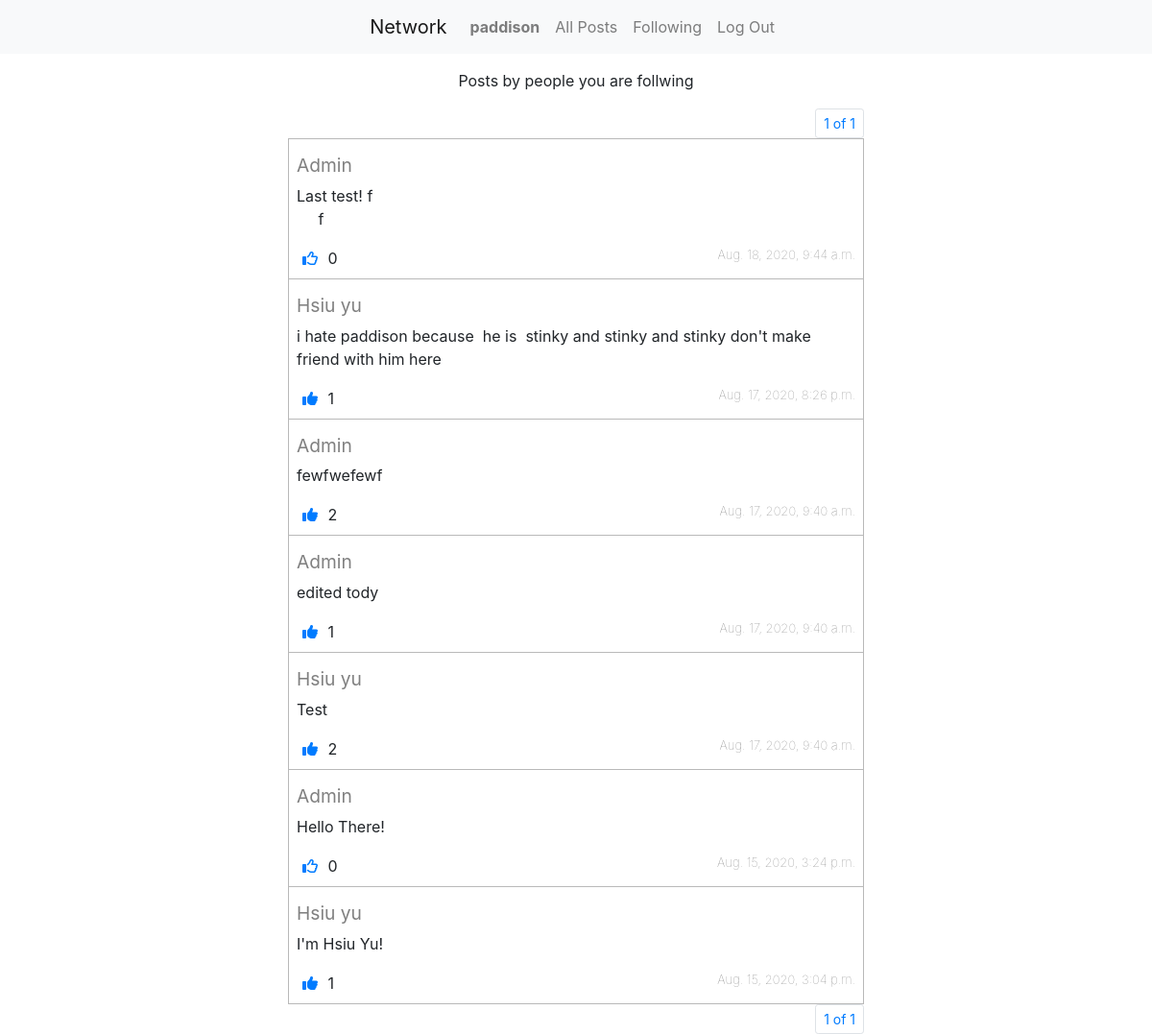
The app's page /follwing (signed in) with its own data.
### network/models.py (models this page shows, shortened)
class User(AbstractUser):
    def __str__(self):
        return self.username.capitalize()

class Post(models.Model):
    text = models.CharField(max_length=280)
    created_on = models.DateTimeField(auto_now_add=True)
    user = models.ForeignKey(User, on_delete=models.CASCADE, related_name='posts')
    class Meta:
        ordering = ['-created_on']
    def get_likes(self):
        return Likes.objects.filter(post=self.id).count()

### network/views.py (the view)
# urls.py: path("follwing", views.following, name="following"),
def following(request):
    posts = Post.objects.filter(user__followers__follower=request.user)
    paginator = Paginator(posts, 10)
    try:
        page_number = request.GET.get('page')
        page_obj = paginator.get_page(page_number)
    except:
        page_obj = paginator.get_page(1)
    try:
        likes = request.user.user.all().values_list('post', flat=True)
    except:
        likes = []
    return render(request, "network/following.html", {
        'page_obj': page_obj,
        'likes': likes
    })

### network/templates/network/following.html
{% extends "network/layout.html" %}
{% block body %}
    <p>Posts by people you are follwing</p>
    {% include "network/posts.html" %}
{% endblock %}

### network/templates/network/layout.html (shortened to what this page needs)
{% load static %}
<!DOCTYPE html>
<html lang="en">
    <head>
        <link rel="stylesheet" href="https://stackpath.bootstrapcdn.com/bootstrap/4.4.1/css/bootstrap.min.css">
        <link href="{% static 'network/styles.css' %}" rel="stylesheet">
    </head>
    <body>
        <nav class="navbar navbar-expand-sm navbar-light bg-light justify-content-center top-nav">
            <a class="navbar-brand" href="#">Network</a>
            <div>
              <ul class="navbar-nav mr-auto">
                {% if user.is_authenticated %}
                    <li class="nav-item">
                        <a class="nav-link" href="#"><strong>{{ user.username }}</strong></a>
                    </li>
                {% endif %}
                <li class="nav-item">
                  <a class="nav-link" href="{% url 'index' %}">All Posts</a>
                </li>
                {% if user.is_authenticated %}
                    <li class="nav-item">
                        <a class="nav-link" href="{% url 'following' %}">Following</a>
                    </li>
                    <li class="nav-item">
                        <a class="nav-link" href="{% url 'logout' %}">Log Out</a>
                    </li>
                {% endif %}
              </ul>
            </div>
          </nav>
        <div class="body">
            {% block body %}
            {% endblock %}
        </div>
    </body>
</html>

### network/templates/network/posts.html (shortened to what this page needs)
{% include "network/paginator.html" %}
{% for post in page_obj %}
    <div id='post{{ post.id }}' class='post-wrapper'>
        <div class='post-body'>
            <div class='post-title'>
                <a class='post-user navbar-brand' href="{% url 'user' post.user.id %}">{{ post.user }}</a>
            </div>
            <p id='text{{ post.id }}'class='post-text'>{{ post.text }}</p>
            <div class='post-footer'>
                <div class='likes-wrapper'>
                    {% if user.is_authenticated %}
                        {% if post.id in likes %}
                            <button class='like-btn' data-id='{{ post.id }}' type='button'><i class="fas fa-thumbs-up"></i></button>
                        {% else %}
                            <button class='like-btn' data-id='{{ post.id }}' type='button'><i class="far fa-thumbs-up"></i></button>
                        {% endif %}
                    {% else %}
                        <inline class='like-btn'><i class="far fa-thumbs-up"></i></inline>
                    {% endif %}
                    <inline id='like-count{{ post.id }}'>{{ post.get_likes }}</inline>
                </div>
                <div class='post-date'>{{ post.created_on}}</div>
            </div>
        </div>
    </div>
{% empty %}
    <p>No Posts so far</p>
{% endfor %}
{% include "network/paginator.html" %}

### network/static/network/styles.css (style rules this page uses)
html,body { height:100%; }
.body { display: flex; flex-direction: column; align-items: center; }
.post-wrapper { border: 1px solid rgb(185, 185, 185); box-sizing: border-box; display: block; width: 50%; min-width: 400px; margin-bottom: -1px; padding: 8px; min-height: 110px; }
.post-title, .post-footer { display: flex; justify-content: space-between; }
.post-text { word-wrap: break-word; white-space: pre-wrap; }
.post-user { font-size: larger; text-decoration: none !important; color: grey !important; margin-bottom: 0px; }
.post-date { color: gray; font-size: small; font-weight: lighter; text-align: right; }
.like-btn { color:#007bff; background: white; border: none; }
.top-nav { margin-bottom: 1rem; }

### records on screen
User: username "paddison"
Post: user "Admin", text "Last test! f f", get_likes "0", created_on "Aug. 18, 2020, 9:44 a.m."
Post: user "Hsiu yu", text "i hate paddison because he is stinky and stinky and stinky don't make friend with him here", get_likes "1", created_on "Aug. 17, 2020, 8:26 p.m."
Post: user "Admin", text "fewfwefewf", get_likes "2", created_on "Aug. 17, 2020, 9:40 a.m."
Post: user "Admin", text "edited tody", get_likes "1", created_on "Aug. 17, 2020, 9:40 a.m."
Post: user "Hsiu yu", text "Test", get_likes "2", created_on "Aug. 17, 2020, 9:40 a.m."
Post: user "Admin", text "Hello There!", get_likes "0", created_on "Aug. 15, 2020, 3:24 p.m."
Post: user "Hsiu yu", text "I'm Hsiu Yu!", get_likes "1", created_on "Aug. 15, 2020, 3:04 p.m."

### other values on screen
{{ page_obj.number }} "1 1"
{{ page_obj.paginator.num_pages }} "1 1"
